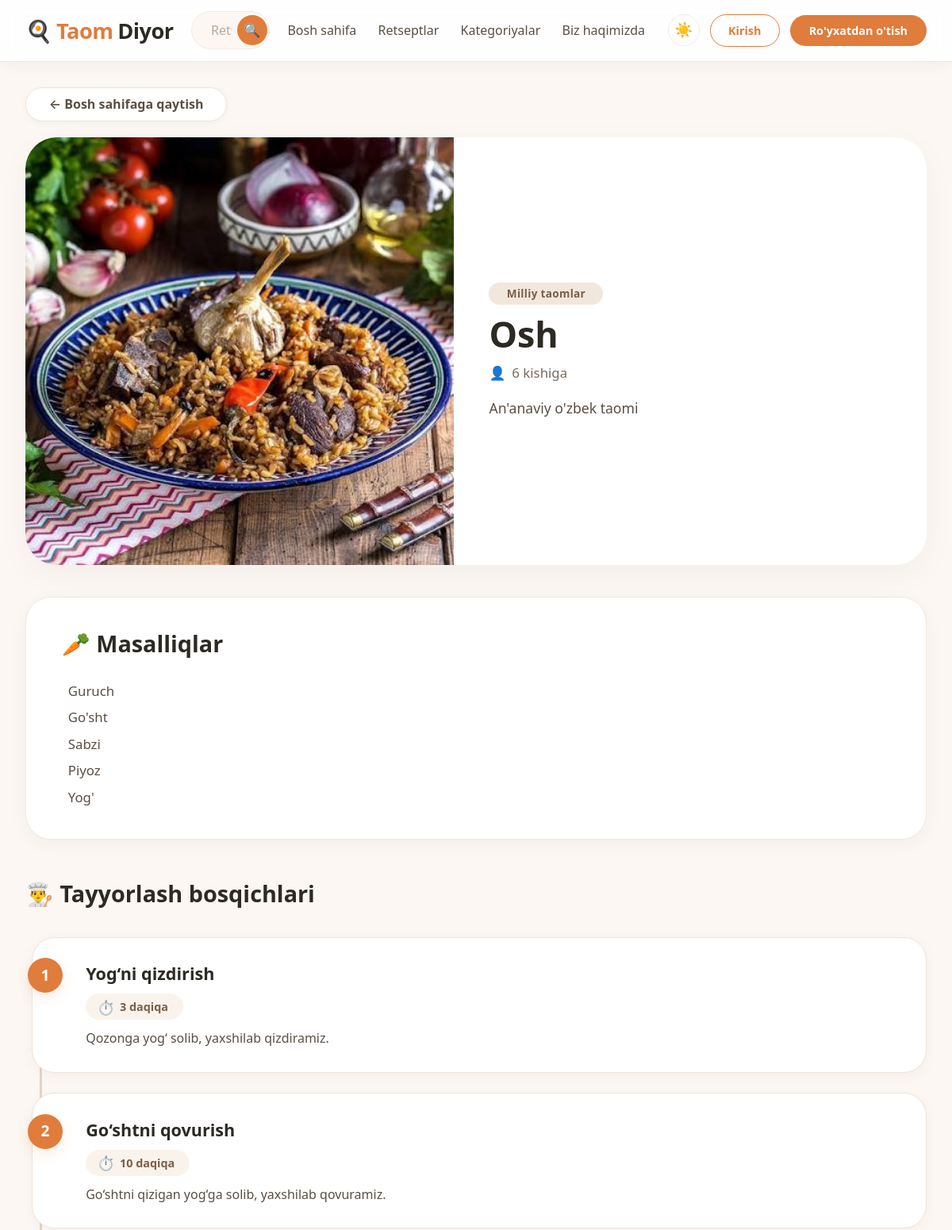
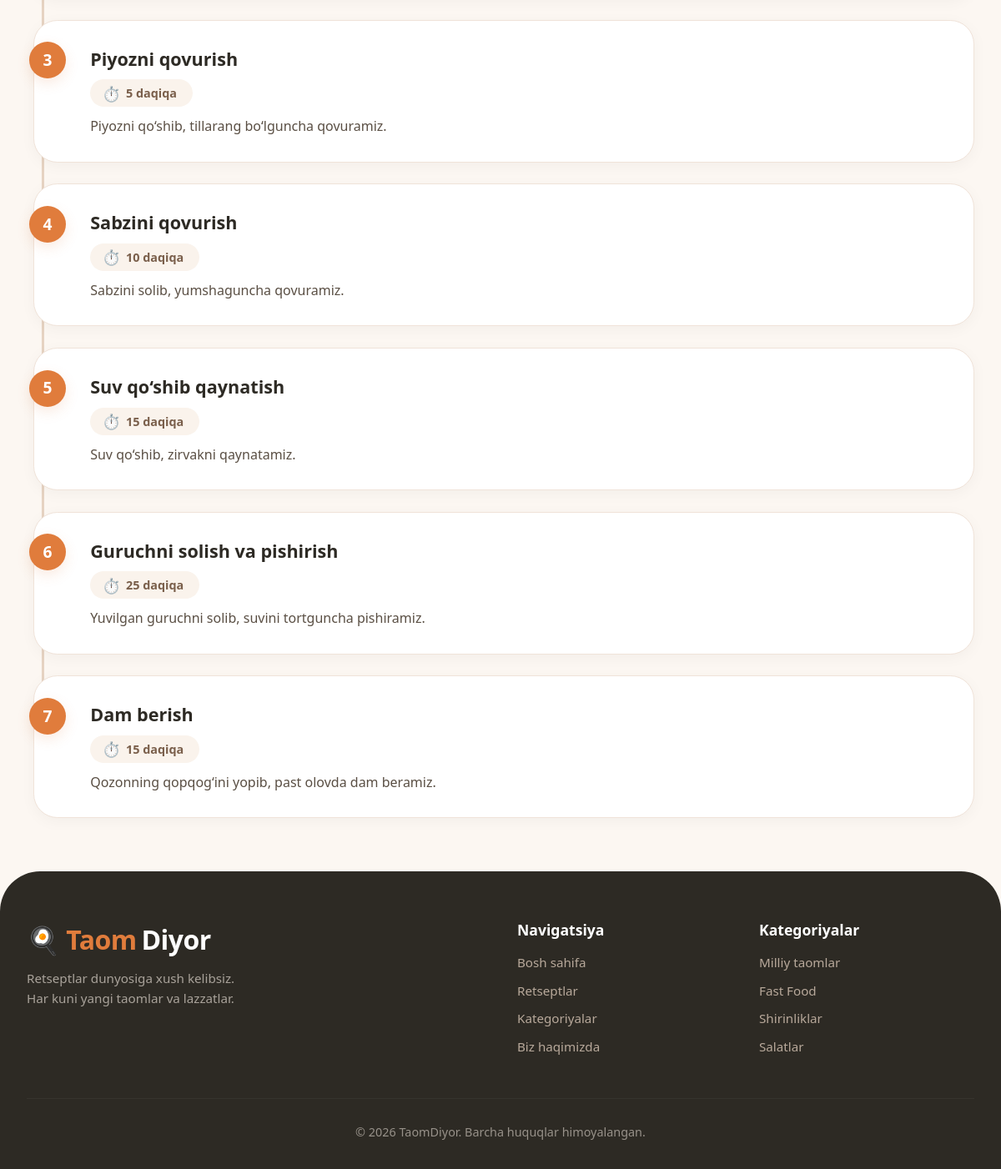
Page /recipe/1/ on the committed database (2 pictures, top to bottom).
### main/models.py (models this page shows, shortened)
class Recipe(models.Model):
    name = models.CharField(max_length=200)
    description = models.TextField()
    ingredients = models.TextField()
    category = models.CharField(max_length=100)
    servings = models.PositiveIntegerField(
        help_text="Necha kishiga"
    )
    image = models.ImageField(
        upload_to='recipes/',
        blank=True,
        null=True
    )
    created_at = models.DateTimeField(auto_now_add=True)

class RecipeStep(models.Model):
    recipe = models.ForeignKey(
        Recipe,
        on_delete=models.CASCADE,
        related_name='steps'
    )
    step_number = models.PositiveIntegerField()
    title = models.CharField(max_length=200)
    description = models.TextField()
    time_minutes = models.PositiveIntegerField(
        help_text="Bu qadam necha daqiqa davom etadi?"
    )

### main/views.py (the view)
# urls.py: path('recipe/<int:recipe_id>/', views.recipe_detail, name='recipe_detail'),
def recipe_detail(request, recipe_id):
    recipe = get_object_or_404(Recipe, id=recipe_id)
    context = {
        'recipe': recipe
    }
    return render(request, 'main/recipe_detail.html', context)

### main/templates/main/recipe_detail.html (shortened to what this page needs)
{% extends 'main/base.html' %}
{% block content %}
    <main class="container-narrow">
        <div class="back-row">
            <a href="{% url 'home' %}" class="btn-back">
                ← Bosh sahifaga qaytish
            </a>
        </div>
        <div class="recipe-header">
            <div class="recipe-image-wrap">
                {% if recipe.image %}
                    <img src="{{ recipe.image.url }}" alt="{{ recipe.name }}">
                {% else %}
                    <div class="placeholder">🍽️</div>
                {% endif %}
            </div>
            <div class="recipe-info">
                <span class="category-badge">{{ recipe.category }}</span>
                <h1>{{ recipe.name }}</h1>
                <div class="servings">
                    <span>👤</span> {{ recipe.servings }} kishiga
                </div>
                <p class="description">{{ recipe.description }}</p>
            </div>
        </div>
        <section class="ingredients-section">
            <h2>🥕 Masalliqlar</h2>
            <div class="ingredients-list">{{ recipe.ingredients|linebreaksbr }}</div>
        </section>
        <section class="steps-section">
            <h2>👨‍🍳 Tayyorlash bosqichlari</h2>
            <div class="steps-timeline">
                {% for step in recipe.steps.all %}
                    <div class="step-card">
                        <div class="step-number">{{ step.step_number }}</div>
                        <div class="step-title">{{ step.title }}</div>
                        <div class="step-time">
                            <span>⏱️</span> {{ step.time_minutes }} daqiqa
                        </div>
                        <div class="step-description">{{ step.description }}</div>
                    </div>
                {% empty %}
                    <div class="empty-steps">
                        <span>📋</span>
                        Bu retsept uchun hali bosqichlar qo‘shilmagan.
                    </div>
                {% endfor %}
            </div>
        </section>
    </main>
{% endblock %}

### rows in the picture
Recipe: image (picture), category "Milliy taomlar", name "Osh", servings "6", description "An'anaviy o'zbek taomi", ingredients "Guruch Go'sht Sabzi Piyoz Yog'"
RecipeStep: step_number "1", title "Yog‘ni qizdirish", time_minutes "3", description "Qozonga yog‘ solib, yaxshilab qizdiramiz."
RecipeStep: step_number "2", title "Go‘shtni qovurish", time_minutes "10", description "Go‘shtni qizigan yog‘ga solib, yaxshilab qovuramiz."
RecipeStep: step_number "3", title "Piyozni qovurish", time_minutes "5", description "Piyozni qo‘shib, tillarang bo‘lguncha qovuramiz."
RecipeStep: step_number "4", title "Sabzini qovurish", time_minutes "10", description "Sabzini solib, yumshaguncha qovuramiz."
RecipeStep: step_number "5", title "Suv qo‘shib qaynatish", time_minutes "15", description "Suv qo‘shib, zirvakni qaynatamiz."
RecipeStep: step_number "6", title "Guruchni solish va pishirish", time_minutes "25", description "Yuvilgan guruchni solib, suvini tortguncha pishiramiz."
RecipeStep: step_number "7", title "Dam berish", time_minutes "15", description "Qozonning qopqog‘ini yopib, past olovda dam beramiz."
